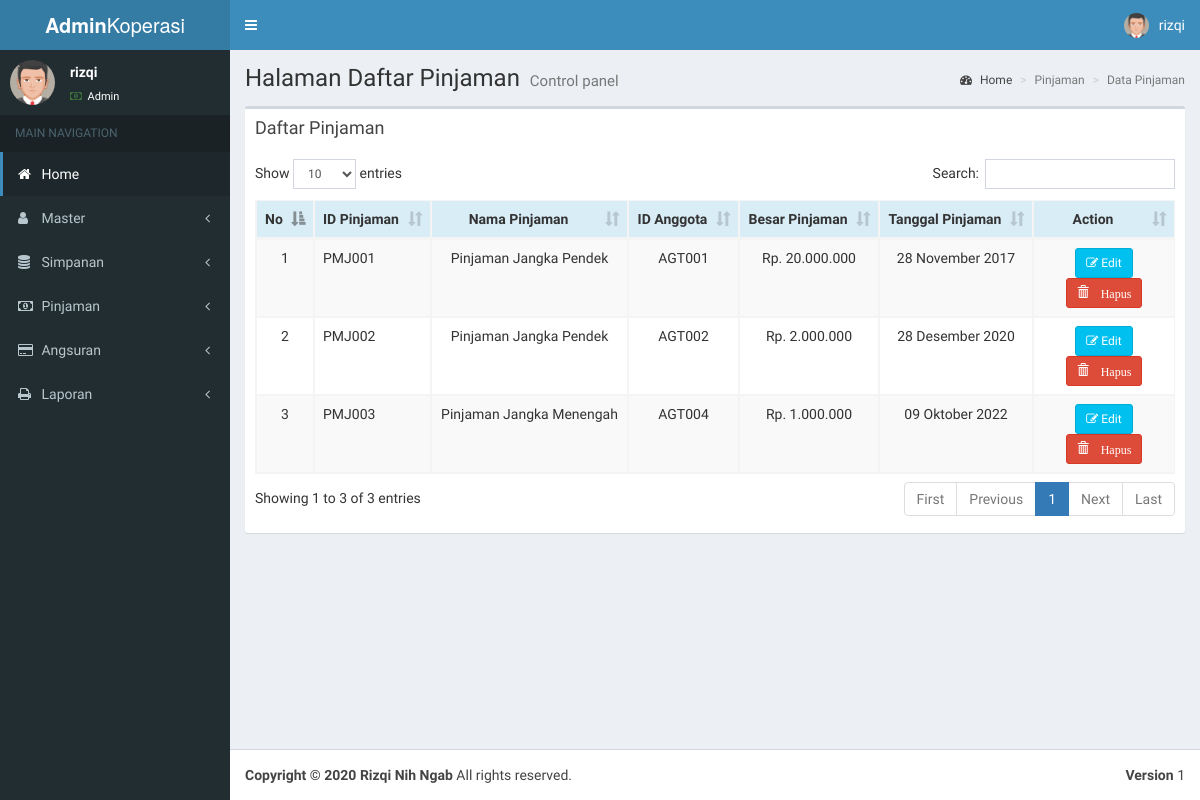
The app's page /page-pinjaman.php (signed in) with its own data.
### tables this page shows
CREATE TABLE `pinjaman` (
  `id_pinjaman` varchar(11) NOT NULL,
  `nama_pinjaman` varchar(40) NOT NULL,
  `id_anggota` varchar(11) NOT NULL,
  `besar_pinjaman` bigint NOT NULL,
  `tgl_pengajuan_pinjaman` date NOT NULL,
  `tgl_acc_pinjaman` date NOT NULL,
  `tgl_pinjaman` date NOT NULL,
  `tgl_pelunasan` date NOT NULL,
  `bln` varchar(2) NOT NULL,
  `thn` varchar(4) NOT NULL,
  `ket` enum('1','0') NOT NULL
);

### funct.php (called while the page is built)
<?php
function numberrupiah($values)
{
	$format_angka = number_format($values, "0", ",", ".");
	return "Rp".'. '.$format_angka;
}
function TanggalIndo($date){
	$BulanIndo = array("Januari", "Februari", "Maret", "April", "Mei", "Juni", "Juli", "Agustus", "September", "Oktober", "November", "Desember");
	$tahun = substr($date, 0, 4);
	$bulan = substr($date, 5, 2);
	$tgl   = substr($date, 8, 2);
	$result = $tgl . " " . $BulanIndo[(int)$bulan-1] . " ". $tahun;
	return($result);
}
?>

### main-pinjaman.php (the view)
<?php include 'koneksi.php';
include 'funct.php';
?>
<div class="content-wrapper">
  <section class="content-header">
      <h1>
        Halaman Daftar Pinjaman
        <small>Control panel</small>
      </h1>
      <ol class="breadcrumb">
        <li><a href="index.php"><i class="fa fa-dashboard"></i> Home</a></li>
        <li class="active">Pinjaman</li>
        <li class="active">Data Pinjaman</li>
      </ol>
    </section>
    <section class="content">
          <div class="box">
            <div class="box-header">
              <h3 class="box-title">Daftar Pinjaman</h3>
            </div>
            <div class="box-body">
             <?php
				$sql = mysqli_query($conn, "SELECT * FROM pinjaman order by id_pinjaman");
			?>
              <table id="dataTable" class="table table-bordered table-striped">
                <thead>
                <tr class="info">
                   	  <th><center>No</center></th>
                      <th>ID Pinjaman</th>
                      <th><center>Nama Pinjaman</center></th>
                      <th><center>ID Anggota</center></th>
                      <th><center>Besar Pinjaman</center></th>
                      <th><center>Tanggal Pinjaman</center></th>
                      <th><center>Action</center></th>
                    </tr>
                    </thead>
                    <tbody>
                    <tr>
                    <?php
						$no=1;
						while($data = mysqli_fetch_array($sql)){
					?>
                      <td><center><?php echo $no; ?></center></td>
                      <td><?php echo $data['id_pinjaman']; ?></td>
                      <td><center><?php echo $data['nama_pinjaman']; ?></center></td>
                      <td><center><?php echo $data['id_anggota']; ?></center></td>
                      <td><center><?php echo numberrupiah($data['besar_pinjaman']); ?></center></td>
                      <td><center><?php echo TanggalIndo($data['tgl_pinjaman']); ?></center></td>
                      <td>
                          <center><a href="page-form-peminjaman.php?id_pinjaman=<?php echo $data['id_pinjaman'];?>&reqpin=edit" title="Edit Data Ini" class="btn btn-info btn-sm"><i class="fa fa-edit "></i> Edit</a>
			<a href="proses.php?id_pinjaman=<?php echo $data['id_pinjaman'];?>&reqpin=dell" title="Hapus Pinjaman Ini" class="btn btn-danger btn-sm"  onClick="return confirm('Yakin mau di hapus?');"><span class="glyphicon glyphicon-trash"> Hapus</span> </a></center>
                      </td>
                    </tr>
                    <?php
						$no++;
						}
					?>
                </tbody>
              </table>
        </div>
      </div>
    </section>
  </div>

### records on screen
pinjaman: id_pinjaman "PMJ001", nama_pinjaman "Pinjaman Jangka Pendek", id_anggota "AGT001", besar_pinjaman "Rp. 20.000.000", tgl_pinjaman "28 November 2017"
pinjaman: id_pinjaman "PMJ002", nama_pinjaman "Pinjaman Jangka Pendek", id_anggota "AGT002", besar_pinjaman "Rp. 2.000.000", tgl_pinjaman "28 Desember 2020"
pinjaman: id_pinjaman "PMJ003", nama_pinjaman "Pinjaman Jangka Menengah", id_anggota "AGT004", besar_pinjaman "Rp. 1.000.000", tgl_pinjaman "09 Oktober 2022"

### other values on screen
$data_username "rizqi"
